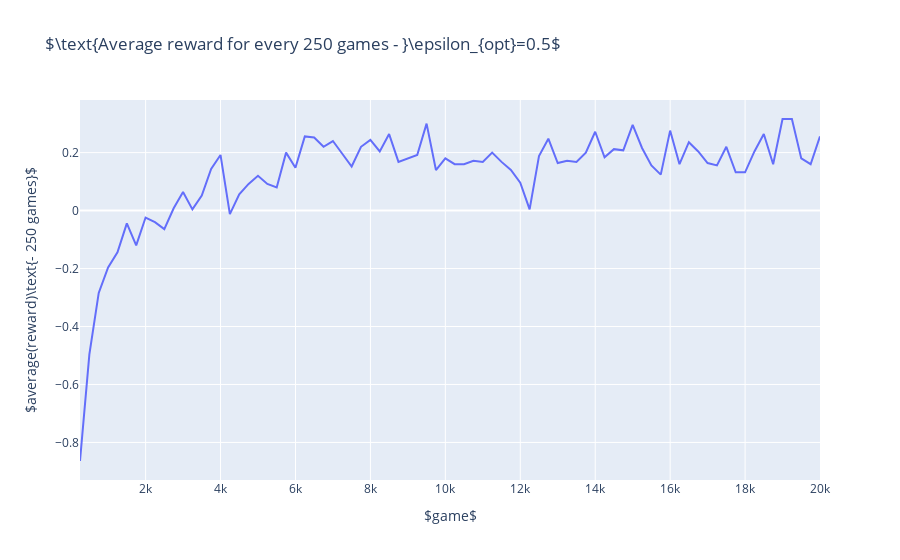

Notebook code for this chart:
### Code cell
fig = go.Figure()

fig.add_trace(go.Scatter(x=x, y=rewards, mode='lines'))

fig.update_layout(
    title=r'$\text{Average reward for every %d games - }\epsilon_{opt}=0.5$' % averaging_steps,
    xaxis_title=r'$game$',
    yaxis_title=r'$average(reward)\text{- %d games}$' % (averaging_steps),
)

fig.show()
